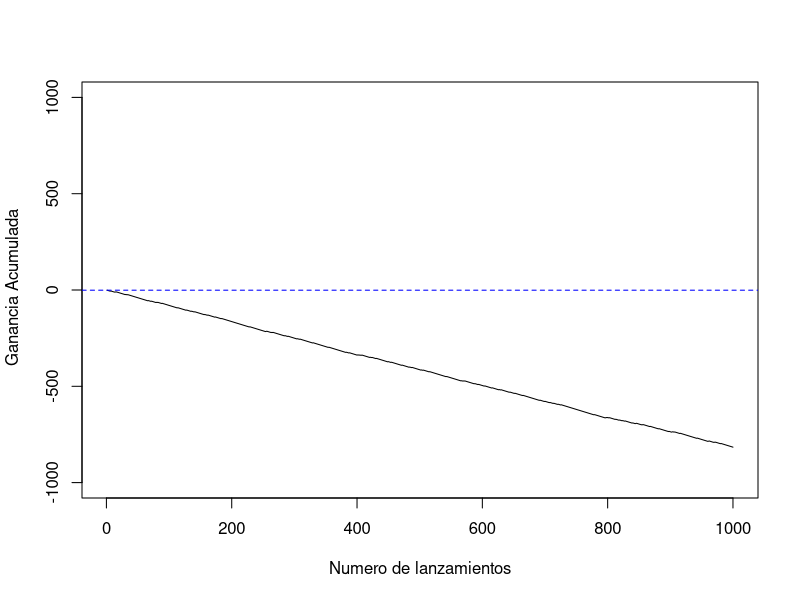

This chart was generated by the following R code:
#juegoB2( juego favorable)
nsim <- 1000#simula 100 lanzamientos de 1 moneda
par(mfrow = c(1,1)) 
experimentos <- 1#numero de experimentos
v <- vector("numeric",length=experimentos)
for(i in 1:experimentos){ 
x <- sample(c(cara = 1, cruz = -1), nsim, replace = TRUE, prob = c(0.0995,0.9005))
plot(1:nsim, cumsum(x), type="l", ylab=" Ganancia Acumulada", xlab="Numero de lanzamientos", ylim=c(-1000,1000))
abline(h=-1, lty=2, col="blue", xlab="Numero de lanzamientos", ylim=c(-100,100))
#print(sum(x))#ganancia o perdida acumulada
#v[i] <- mean(x) 
#print(v[i])
#print((x))
#print(cumsum(x))
}
